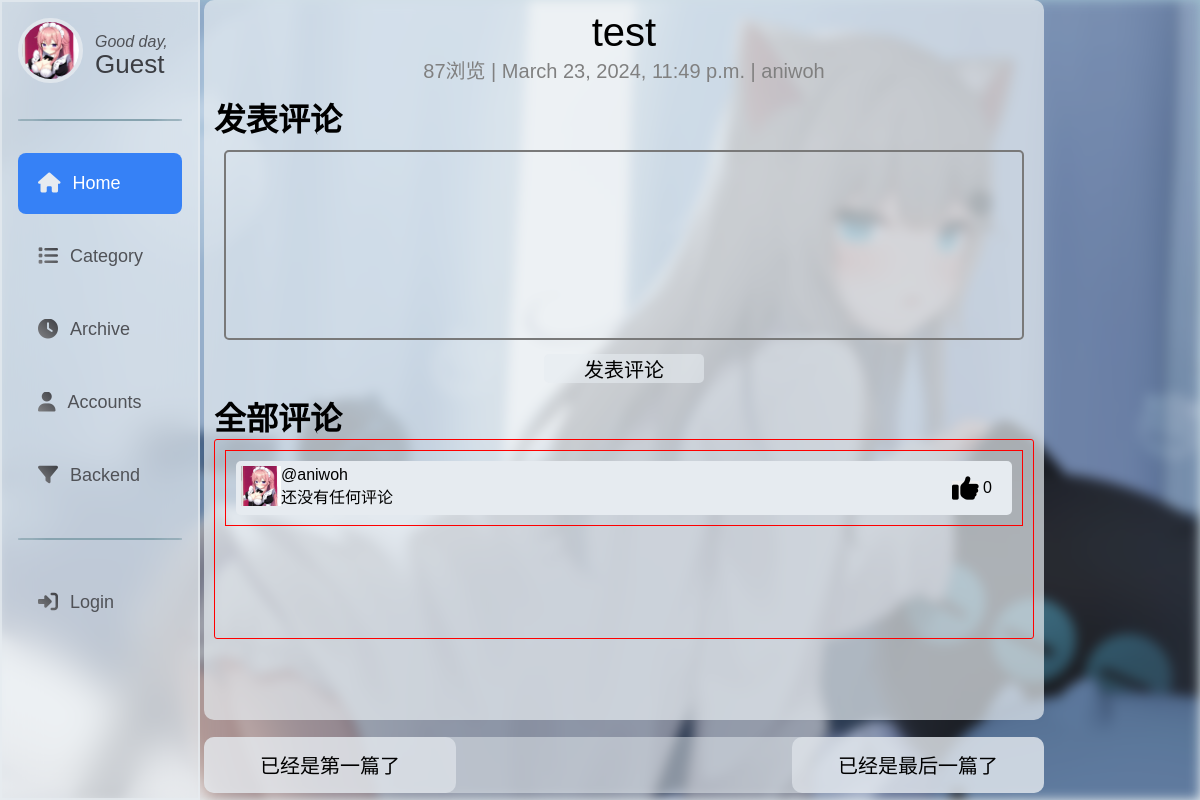
Page /index/post?id=1 on the committed database.
### index_app/models.py (models this page shows)
class MarkdownFilePool(models.Model):
    title = models.CharField(max_length=100)
    content = models.TextField()
    author = models.CharField(max_length=100)
    created_at = models.DateTimeField(auto_now_add=True)
    comment_count = models.IntegerField(default=0)
    view_count = models.IntegerField(default=0)

### index_app/views.py (the view)
# urls.py: path('post',views.post,name='post'),
def post(request):
    now_id=request.GET.get('id')
    if not now_id:
        now_id=1
        return redirect(reverse('post') + '?id=1')
    markdown = MarkdownFilePool.objects.get(id=now_id)  # 获取第一个Markdown文件
    prev_record = MarkdownFilePool.objects.filter(id__lt=markdown.id).last()
    next_record = MarkdownFilePool.objects.filter(id__gt=markdown.id).first()
    markdown.view_count+=1
    markdown.save()
    context = {
        'markdown': markdown,
        'prev_record': prev_record,
        'next_record': next_record,
    }
    return render(request, 'index/post.html', context)

### templates/index/post.html (shortened to what this page needs)
{% extends "./layout-index.html" %}
{% block content %}
<link rel="stylesheet" href="{% static 'css/post_style.css' %}">
<link rel="stylesheet" href="{% static 'css/markdown-content.css' %}">
<link rel="stylesheet" href="{% static 'css/comment_style.css' %}">
<div class="markdown-main">
    <div class="markdown-title">
        {{markdown.title}}
    </div>
    <div class="markdown-author">
        {{markdown.view_count}}浏览     |    {{markdown.created_at}}    |    {{markdown.author}}
    </div>
    <div class="comment_post" >
        <h1>发表评论</h1>
        <div class="comment_post_border">
            <form id="comment_form" method="post" action="{% url 'post_comment' %}">
                <textarea id="comment-textarea" class="comment-textarea" name="text" rows="8" cols="50" tabindex="4" required=""></textarea>
                <button id="submit" class="comment-submit">发表评论</button>
            </form>
        </div>
    </div>
    <div class="comment_content" >
        <h1>全部评论</h1>
        <div class="comment_content_border">
            <div class="comment_content_display">
                <div class="every_comment">
                    <div class="comment_image">
                        <img src="{% static 'img/avater_240.jpg' %}" alt="" height="40px" width="40px">
                    </div>
                    <div class="comment_main">
                        <div class="comment_main_header">@aniwoh</div>
                        <div class="comment_main_content" style="width: auto;">还没有任何评论</div>
                    </div>
                    <div class="comment_toolBar">
                        <button class="comment_thumbs_up"></button>
                        <span>0</span>
                    </div>
                </div>
            </div>
        </div>
    </div>
</div>
<div class="main-footer">
    {% if prev_record %}
    <a href="{% url 'post' %}?id={{ prev_record.id }}"><button type="button" class="pre-but">上一篇</button></a>
    {% else %}
    <button type="button" class="pre-but">已经是第一篇了</button>
    {% endif %}
    {% if next_record %}
    <a href="{% url 'post' %}?id={{ next_record.id }}"><button type="button" class="nxt-but">下一篇</button></a>
    {% else %}
    <button type="button" class="nxt-but">已经是最后一篇了</button>
    {% endif %}
</div>
{% endblock %}

### static/css/layout-index.css (style rules this page uses)
* { margin: 0; padding: 0; border: 0; list-style: none; box-sizing: border-box; }
body { height: 100vh; background: linear-gradient(#9fc0cf,#e5edf1); font-family: "Microsoft YaHei", arial, sans-serif; }

### static/css/post_style.css (style rules this page uses)
.markdown-title { width: 100%; text-align: center; font-size: 40px; }
.markdown-author { width: 100%; text-align: center; font-size: 20px; color: gray; }
.markdown-main { overflow: auto; width: 100%; height: 90%; border-radius: 10px; padding: 10px; background-color: rgba(230, 235, 240, 0.7); }
.main-footer { width: 100%; height: 7%; border-radius: 10px; margin-top: 2%; background-color: rgba(230, 235, 240, 0.5); }
.pre-but { font-size: 20px; border-radius: 10px; background-color: rgba(230, 235, 240, 0.6); height: 100%; width: 30%; text-align: center; float: left; }
.nxt-but { font-size: 20px; border-radius: 10px; background-color: rgba(230, 235, 240, 0.6); height: 100%; width: 30%; text-align: center; float: right; }

### static/css/markdown-content.css (style rules this page uses)
* { -webkit-tap-highlight-color: transparent; }

### static/css/comment_style.css (style rules this page uses)
.comment_post_border { border-radius: 3px; height: auto; width: 100%; margin: 0 auto; padding: 10px; }
.comment-textarea { border: 2px solid #797979; resize: none; background-size: contain; border-radius: 5px; min-height: 190px; width: 100%; padding: 13px; background-color: rgba(255,255,255,0); font-size: large; }
.comment-submit { height: auto; width: 20%; margin: 0 auto; margin-top: 10px; text-align: center; display: flex; justify-content: center; background-color: rgba(230, 235, 240, 0.6); font-size: 20px; border-radius: 5px; }
.comment_content_border { border-radius: 3px; border: 1px solid red; height: auto; width: 100%; margin: 0 auto; min-height: 200px; padding: 10px; }
.comment_content_display { border: 1px solid red; margin: 0 auto; height: 100%; width: 100%; }
.every_comment { position: relative; background-color: rgba(230, 235, 240, 1); margin: 10px; padding: 5px; border-radius: 5px; display: flex; }
.comment_toolBar { position: absolute; right: 20px; top: 50%; transform: translateY(-50%); }

### rows in the picture
MarkdownFilePool: title "test", view_count "87", created_at "March 23, 2024, 11:49 p.m.", author "aniwoh"
